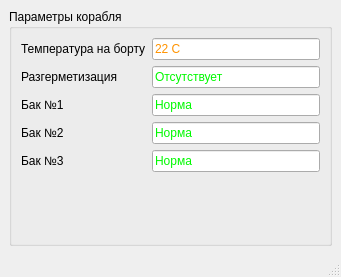
<?xml version="1.0" encoding="UTF-8"?>
<ui version="4.0">
 <class>MainWindow</class>
 <widget class="QMainWindow" name="MainWindow">
  <property name="geometry">
   <rect>
    <x>0</x>
    <y>0</y>
    <width>341</width>
    <height>277</height>
   </rect>
  </property>
  <property name="baseSize">
   <size>
    <width>130</width>
    <height>0</height>
   </size>
  </property>
  <property name="windowTitle">
   <string>MainWindow</string>
  </property>
  <widget class="QWidget" name="centralwidget">
   <layout class="QVBoxLayout" name="verticalLayout_2">
    <item>
     <widget class="QGroupBox" name="groupBox">
      <property name="title">
       <string>Параметры корабля</string>
      </property>
      <layout class="QVBoxLayout" name="verticalLayout_4">
       <item>
        <layout class="QHBoxLayout" name="horizontalLayout">
         <item>
          <layout class="QVBoxLayout" name="verticalLayout_3">
           <item>
            <widget class="QLabel" name="label_2">
             <property name="minimumSize">
              <size>
               <width>0</width>
               <height>0</height>
              </size>
             </property>
             <property name="text">
              <string>Температура на борту</string>
             </property>
            </widget>
           </item>
           <item>
            <widget class="QLabel" name="label_3">
             <property name="minimumSize">
              <size>
               <width>0</width>
               <height>0</height>
              </size>
             </property>
             <property name="text">
              <string>Разгерметизация</string>
             </property>
            </widget>
           </item>
           <item>
            <widget class="QLabel" name="label_4">
             <property name="minimumSize">
              <size>
               <width>0</width>
               <height>0</height>
              </size>
             </property>
             <property name="text">
              <string>Бак №1</string>
             </property>
            </widget>
           </item>
           <item>
            <widget class="QLabel" name="label_5">
             <property name="minimumSize">
              <size>
               <width>0</width>
               <height>0</height>
              </size>
             </property>
             <property name="text">
              <string>Бак №2</string>
             </property>
            </widget>
           </item>
           <item>
            <widget class="QLabel" name="label_6">
             <property name="minimumSize">
              <size>
               <width>0</width>
               <height>0</height>
              </size>
             </property>
             <property name="text">
              <string>Бак №3</string>
             </property>
            </widget>
           </item>
          </layout>
         </item>
         <item>
          <layout class="QVBoxLayout" name="verticalLayout">
           <item>
            <widget class="QLineEdit" name="lineEdit_4">
             <property name="minimumSize">
              <size>
               <width>130</width>
               <height>0</height>
              </size>
             </property>
             <property name="styleSheet">
              <string notr="true">color: rgb(255, 147, 0);</string>
             </property>
             <property name="text">
              <string>22 С</string>
             </property>
             <property name="readOnly">
              <bool>true</bool>
             </property>
            </widget>
           </item>
           <item>
            <widget class="QLineEdit" name="lineEdit_5">
             <property name="minimumSize">
              <size>
               <width>130</width>
               <height>0</height>
              </size>
             </property>
             <property name="styleSheet">
              <string notr="true">color: rgb(0, 249, 0);</string>
             </property>
             <property name="text">
              <string>Отсутствует</string>
             </property>
             <property name="readOnly">
              <bool>true</bool>
             </property>
            </widget>
           </item>
           <item>
            <widget class="QLineEdit" name="lineEdit_3">
             <property name="minimumSize">
              <size>
               <width>130</width>
               <height>0</height>
              </size>
             </property>
             <property name="styleSheet">
              <string notr="true">color: rgb(0, 249, 0);</string>
             </property>
             <property name="text">
              <string>Норма</string>
             </property>
             <property name="readOnly">
              <bool>true</bool>
             </property>
            </widget>
           </item>
           <item>
            <widget class="QLineEdit" name="lineEdit_2">
             <property name="minimumSize">
              <size>
               <width>130</width>
               <height>0</height>
              </size>
             </property>
             <property name="styleSheet">
              <string notr="true">color: rgb(0, 249, 0);</string>
             </property>
             <property name="text">
              <string>Норма</string>
             </property>
             <property name="readOnly">
              <bool>true</bool>
             </property>
            </widget>
           </item>
           <item>
            <widget class="QLineEdit" name="lineEdit">
             <property name="minimumSize">
              <size>
               <width>130</width>
               <height>0</height>
              </size>
             </property>
             <property name="maximumSize">
              <size>
               <width>296</width>
               <height>16777215</height>
              </size>
             </property>
             <property name="styleSheet">
              <string notr="true">color: rgb(0, 249, 0);</string>
             </property>
             <property name="text">
              <string>Норма</string>
             </property>
             <property name="readOnly">
              <bool>true</bool>
             </property>
            </widget>
           </item>
          </layout>
         </item>
        </layout>
       </item>
       <item>
        <spacer name="verticalSpacer">
         <property name="orientation">
          <enum>Qt::Vertical</enum>
         </property>
         <property name="sizeHint" stdset="0">
          <size>
           <width>20</width>
           <height>40</height>
          </size>
         </property>
        </spacer>
       </item>
      </layout>
     </widget>
    </item>
   </layout>
  </widget>
  <widget class="QMenuBar" name="menubar">
   <property name="geometry">
    <rect>
     <x>0</x>
     <y>0</y>
     <width>341</width>
     <height>24</height>
    </rect>
   </property>
  </widget>
  <widget class="QStatusBar" name="statusbar"/>
 </widget>
 <resources/>
 <connections/>
</ui>
